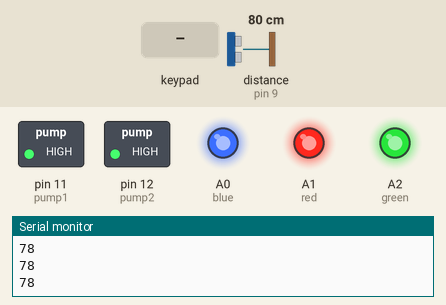
Bench run of a sketch on a simulated Arduino Uno, built with avr-gcc and run on an emulated ATmega328P. Parts: switched loads named in the sketch (green lamp = pin HIGH), output pins drawn as LEDs (lit = HIGH), the last lines printed to the serial monitor. Wiring (inferred from the names in the program): ultrasonic range finder: trigger pin 10; echo pin 9. Inputs (shaded band) come from the test bench; at power-on: distance to the obstacle (sensor on pin 9) 80 cm. The echo pulse lasts 58.3 µs per cm; pins used as bus, display or sensor lines are not drawn.

Above: at 1.2 s.
1.3 s: distance to the obstacle (sensor on pin 9) set to 15 cm
2.8 s: distance to the obstacle (sensor on pin 9) set to 12 cm
At 4.0 s:
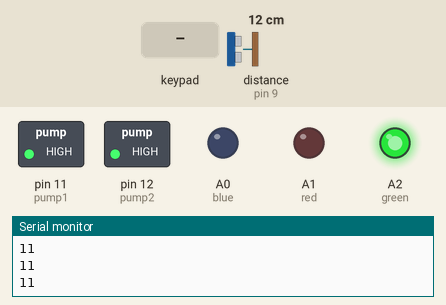
4.3 s: keypad keys 1 3 9 7 pressed 0.4 s apart
At 5.8 s:
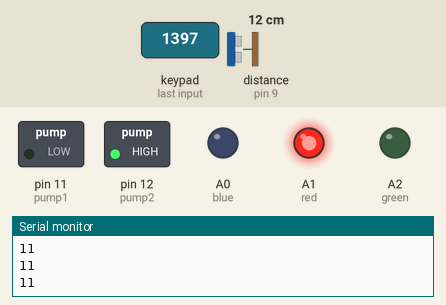
At 15.5 s:
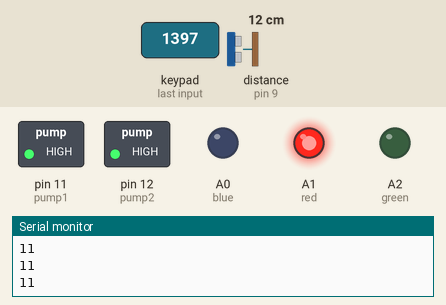
Timing chart, 0 to 16.2 s (numbered marks = the images above; inputs shaded):
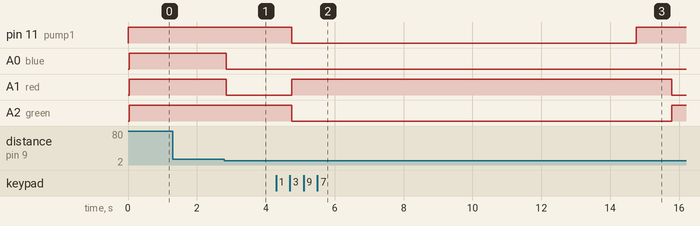

Measured:
- the behaviour switches between 14 and 13 cm on distance to the obstacle (sensor on pin 9) (found by bisection; images 0 and 1)
- after the input at 2.8 s, A0 (blue), A1 (red): HIGH → LOW after 0.05 s
- after the input at 4.3 s, pin 11 (pump1): HIGH → LOW after 0.46 s, → HIGH 10.0 s later; A1 (red): LOW → HIGH after 0.46 s, → LOW 11.0 s later; A2 (green): HIGH → LOW after 0.46 s, → HIGH 11.0 s later

The sketch:

drinkBot.ino
```cpp
#include <Keypad.h>

int blue = A0;
int red = A1;
int green = A2;

#define echo 9 // Echo Pin
#define trig 10 // Trigger Pin
long travel_time, distance; // Duration used to calculate distance

char* pass1 = "13"; //coke
char* pass2 = "14"; //jack
char* pass3 = "16"; //jack and coke
int currentPostion = 0;

int pump1= 11; //coke pump
int pump2= 12; //jack pump

const unsigned long SECONDS = 1000;
const unsigned long MINUTES = SECONDS * 60;

const byte ROWS = 4; //four rows
const byte COLS = 3; //three columns
char keys[ROWS][COLS] = {
  {'1','2','3'},
  {'4','5','6'},
  {'7','8','9'},
  {'*','0','#'}
};

byte rowPins[ROWS] = {2, 3, 4, 5}; //connect to the row pinouts of the keypad
byte colPins[COLS] = {6,7,8}; //connect to the column pinouts of the keypad

Keypad keypad = Keypad( makeKeymap(keys), rowPins, colPins, ROWS, COLS );

void setup(){
  Serial.begin(9600);
  pinMode(pump1,OUTPUT);
  digitalWrite (pump1, HIGH);

  pinMode(pump2,OUTPUT);
  digitalWrite (pump2, HIGH);

  pinMode(red, OUTPUT);
  pinMode(green, OUTPUT);
  pinMode(blue, OUTPUT);

  pinMode(trig, OUTPUT); //set the trigpin to output
  pinMode(echo, INPUT); //Set th echo pin to output
}
void loop()
{
char key = keypad.getKey();

digitalWrite(trig, LOW);
delayMicroseconds(2);
//Sending a high pulse to trigger the Ultrasound Module
digitalWrite(trig, HIGH);
delayMicroseconds(10);
digitalWrite(trig, LOW);
travel_time = pulseIn(echo, HIGH);
//Calculating the distance
distance = (travel_time*0.034)/2;
// Sending the distance to computer
Serial.println(distance);
//Delay for next reading.
delay(30);
  if (distance > 13){
  digitalWrite (red, HIGH);
  digitalWrite (green, HIGH);
  digitalWrite (blue, HIGH);
  }
  else if (distance < 13){
  digitalWrite (red, LOW);
  digitalWrite (green, HIGH);
  digitalWrite (blue, LOW);
  }
//dispense coke
if (key == pass1[currentPostion] && distance < 13)
{
currentPostion ++;
}
if (currentPostion == 2)
{
  digitalWrite (green, LOW);
  digitalWrite (blue, LOW);
  digitalWrite (red, HIGH);
  digitalWrite (pump1, LOW); //pump 2 on
  delay(10*SECONDS);
  digitalWrite (pump1, HIGH);   // turns off  pump 2
  delay(1*SECONDS);
  currentPostion = 0;
}
//Jack
if (key == pass2[currentPostion] && distance < 13)
{
currentPostion ++;
}
if (currentPostion == 2)
{
  digitalWrite (green, LOW);
  digitalWrite (blue, LOW);
  digitalWrite (red, HIGH);
  digitalWrite (pump2, LOW); //pump 2 on
  delay(5*SECONDS);
  digitalWrite (pump2, HIGH);   // turns off Curacao pump 2
  delay(1*SECONDS);
  currentPostion = 0;
}

//jack and coke
if (key == pass3[currentPostion] && distance < 13)
{
currentPostion ++;
}
if (currentPostion == 2) //This part defines how many digits our code will have.In this case we have 3 digits //(123).
{
  digitalWrite (green, LOW);
  digitalWrite (blue, LOW);
  digitalWrite (red, HIGH);
  digitalWrite (pump1, LOW);
  digitalWrite (pump2, LOW);
  delay(5*SECONDS);
  digitalWrite (pump2, HIGH);
  delay(5*SECONDS);
  digitalWrite (pump1, HIGH);
  delay(1*SECONDS);
  currentPostion = 0;
}
}
```
